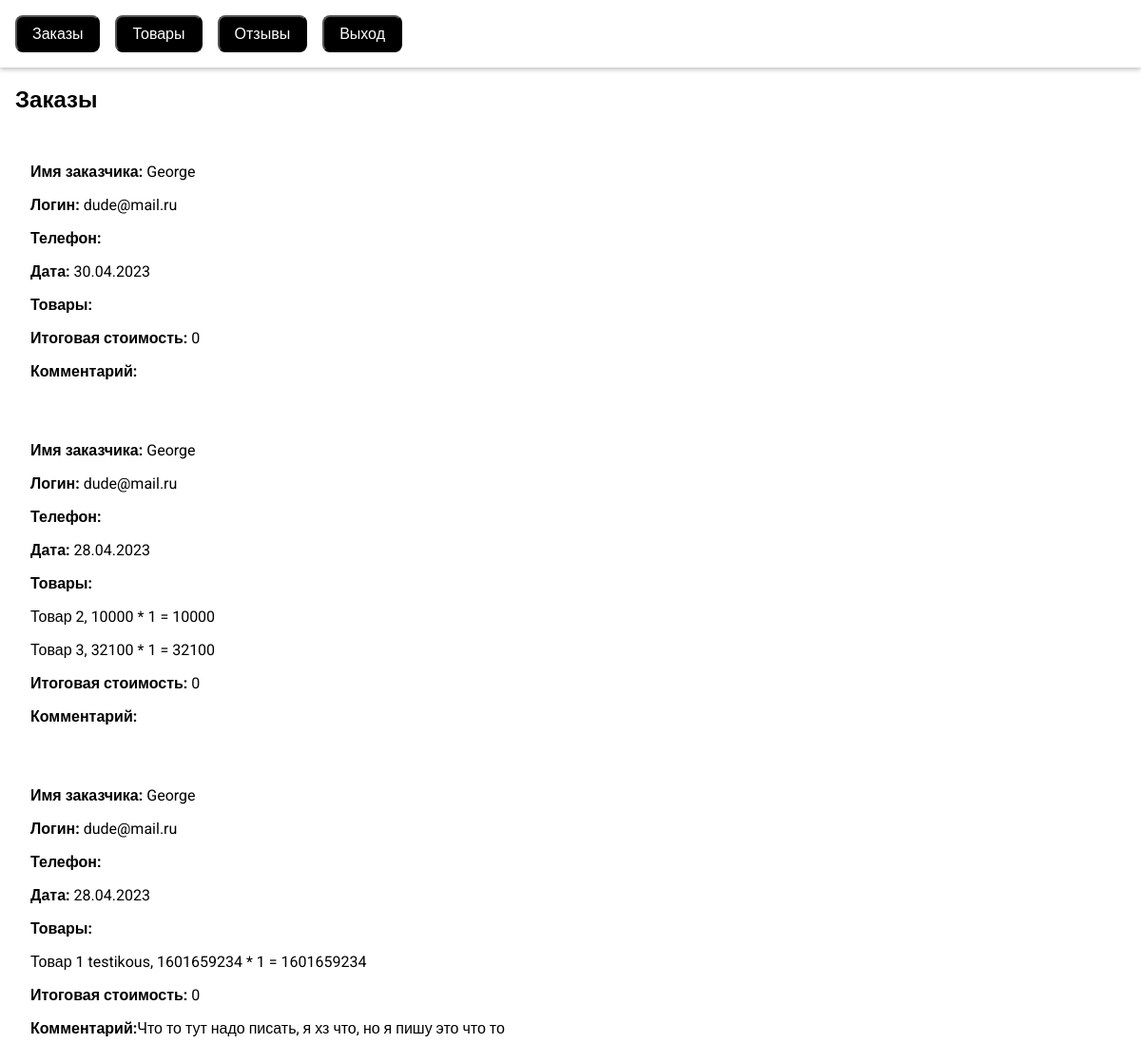
Screenshot of /admin.php (signed in) with the database file from the repository.
### tables this page shows
CREATE TABLE `orders` (
  `Id` int(11) NOT NULL,
  `User_id` int(11) NOT NULL,
  `Date` date NOT NULL,
  `Content` text NOT NULL,
  `Comment` text NOT NULL
);

CREATE TABLE `users` (
  `Id` int(11) NOT NULL,
  `Name` text NOT NULL,
  `Login` text NOT NULL,
  `Password` text NOT NULL,
  `Phone` text DEFAULT NULL
);

CREATE TABLE `goods` (
  `Id` int(11) NOT NULL,
  `Name` text NOT NULL,
  `Cover` text NOT NULL,
  `Price` decimal(10,0) NOT NULL,
  `Info` text NOT NULL,
  `Specs` text NOT NULL,
  `Description` text NOT NULL,
  `Images` text NOT NULL,
  `Category_id` int(11) NOT NULL
);

### api/Admin_db.php (called while the page is built, shortened)
<?php
class Admin_db
{
    public $link;
    public function __construct()
    {
        $this->link = new mysqli("localhost", "root", "", "shop");
    }
    public function get_orders()
    {
        $result = $this->link->query("SELECT `o`.`Date`, `o`.`Comment`, `o`.`Content`, `u`.`Name`, `u`.`Login`, `u`.`Phone`
        FROM `orders` `o` LEFT JOIN `users` `u` on `o`.`User_id` = `u`.`Id` ORDER BY `o`.`Id` DESC");
        if ($result && $result->num_rows) {
            $result = $result->fetch_all(MYSQLI_ASSOC);
            return array_map(function ($order) {
                $order["Content"] = json_decode($order["Content"], true);
                $order["Goods"] = [];
                $order["Total_price"] = 0;
                foreach ($order["Content"] as $key => $item) {
                    $good = $this->link->query("SELECT * FROM `goods` WHERE `Id` = $key");
                    if ($good && $good->num_rows) {
                        $good = $good->fetch_assoc();
                        $good["Count"] = $item;
                        $order["Goods"][] = $good;
                    }
                }
                return $order;
            }, $result);
        }
        return [];
    }
}

### admin.php (the view, shortened to what this page needs)
<?php
$admin = isset($_SESSION["admin"]);
$db = new Admin_db();
$orders = $db->get_orders();
?>
<!DOCTYPE html>
<html lang="en">
<head>
    <link rel="stylesheet" href="assets/css/common.css">
    <link rel="stylesheet" href="assets/css/admin.css">
    <link href="https://cdn.jsdelivr.net/npm/summernote@0.8.18/dist/summernote-lite.min.css" rel="stylesheet">
</head>
<body>
    <?php if (!$admin) : ?>
        <div class="login">
            <form id="login_form" action="ajax/login_admin.php" method="post">
                <div>
                    <label for="login">Логин</label>
                    <input name="login" id="login" type="text">
                    <label for="password">Пароль</label>
                    <input name="password" id="password" type="password">
                </div>
                <button>Войти</button>
            </form>
        </div>
    <?php else : ?>
        <header>
            <nav>
                <div>
                    <button class="switch_tab" data-id="1">Заказы</button>
                </div>
                <div>
                    <button class="switch_tab" data-id="2">Товары</button>
                </div>
                <div>
                    <button class="switch_tab" data-id="3">Отзывы</button>
                </div>
                <div>
                    <a href="ajax/logout.php">
                        <button>Выход</button>
                    </a>
                </div>
            </nav>
        </header>
        <main>
            <div class="tab" style="display: block;" id="orders" data-id="1">
                <h2>Заказы</h2>
                <?php foreach ($orders as $order) : ?>
                    <div class="order">
                        <p><strong>Имя заказчика:</strong> <?= $order["Name"] ?></p>
                        <p><strong>Логин:</strong> <?= $order["Login"] ?></p>
                        <p><strong>Телефон:</strong> <?= $order["Phone"] ?></p>
                        <p><strong>Дата:</strong> <?= DateTime::createFromFormat("Y-m-d", $order["Date"])->format("d.m.Y") ?></p>
                        <p><strong>Товары: </strong></p>
                        <?php foreach ($order["Goods"] as $good) : ?>
                            <p><?= $good["Name"] ?>, <?= $good["Price"] ?> * <?= $good["Count"] ?> = <?= $good["Price"] * $good["Count"] ?></p>
                        <?php endforeach ?>
                        <p><strong>Итоговая стоимость:</strong> <?= $order["Total_price"] ?></p>
                        <p><strong>Комментарий:</strong><?= $order["Comment"] ?></p>
                    </div>
                <?php endforeach ?>
            </div>
        </main>
    <?php endif; ?>
</body>
</html>

### assets/css/common.css (style rules this page uses)
html, body { margin: 0; padding: 0; width: 100%; min-height: 100vh; }
body * { font-family: Roboto, sans-serif; }
a { text-decoration: none; color: initial; transition: all .5s; }
button { cursor: pointer; background: #000; color: #fff; padding: .5rem 1rem; font-size: 1rem; border-radius: .5rem; transition: background .5s; }
header { display: flex; align-items: center; position: sticky; top: 0; background: #fff; box-shadow: 0 2px 5px rgb(0 0 0 / .25); z-index: 2; }

### assets/css/admin.css (style rules this page uses)
nav { display: flex; gap: 1rem; padding: 1rem; }
.tab { display: none; padding: 0 1rem; }
.order, .review, .good { padding: 1rem; }

### rows the page displays
orders: User.Name "George", User.Login "dude@mail.ru", Date "30.04.2023", Total_price "0"
goods: Name "Товар 2", Price "10000", Category "1", $good['Price']*$good['Count'] "10000"
goods: Name "Товар 3", Price "32100", Category "1", $good['Price']*$good['Count'] "32100"
orders: User.Name "George", User.Login "dude@mail.ru", Date "28.04.2023", Total_price "0", Comment "Что то тут надо писать, я хз что, но я пишу это что то"
goods: Name "Товар 1 testikous", Price "1601659234", Id "1", $good['Price']*$good['Count'] "1601659234"

### other values shown
$order["Name"] "George"
$order["Login"] "dude@mail.ru"
DateTime::createFromFormat("Y-m-d", $order["Date"])->format("d.m.Y") "28.04.2023"
$order["Total_price"] "0"
